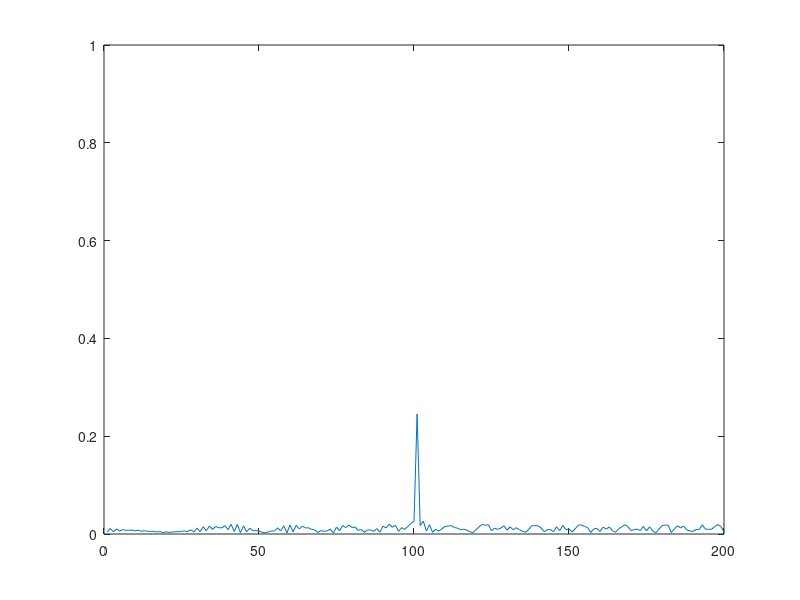
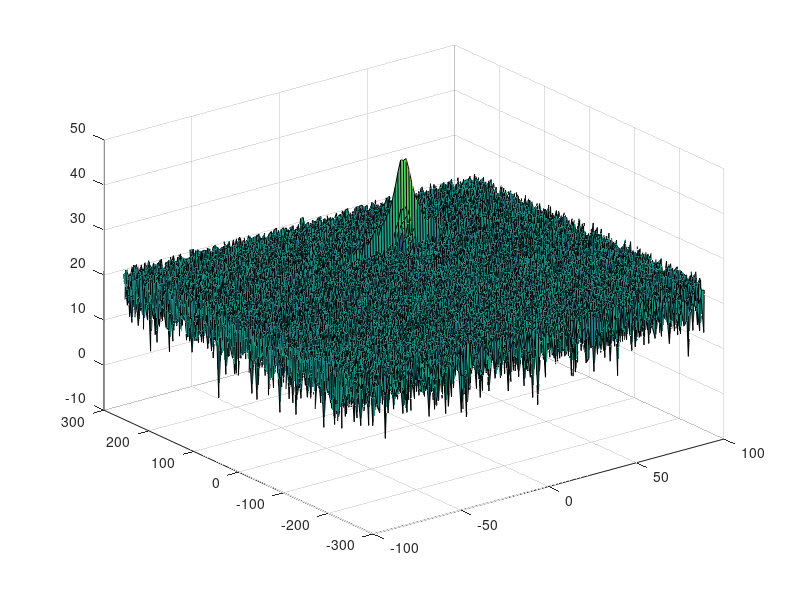

Source code (MATLAB) for these figures, in order: (Note: this script raises an error after producing the figures.)
clear;
clc;

%% Radar Specifications
%%%%%%%%%%%%%%%%%%%%%%%%%%%
% Frequency of operation = 77GHz
% Max Range = 200m
% Range Resolution = 1 m
% Max Velocity = 100 m/s
%%%%%%%%%%%%%%%%%%%%%%%%%%%

%speed of light = 3e8
%% User Defined Range and Velocity of target
% *%TODO* :
% define the target's initial position and velocity. Note : Velocity
% remains contant
Rmax = 200;
Vmax = 100;
Rr = 1;
c = 3e8;

%Target initial range and velocity
Rtarget = 100;
Vtarget = 20;

%% FMCW Waveform Generation

% *%TODO* :
%Design the FMCW waveform by giving the specs of each of its parameters.
% Calculate the Bandwidth (B), Chirp Time (Tchirp) and Slope (slope) of the FMCW
% chirp using the requirements above.
Bsweep = c/2*Rr;

%Operating carrier frequency of Radar
fc= 77e9;             %carrier freq

%Chirp time
Tchirp = 5.5 * 2 * Rmax /c;

%Slope of chirp signal
Slope = Bsweep/Tchirp;

%The number of chirps in one sequence. Its ideal to have 2^ value for the ease of running the FFT
%for Doppler Estimation.
Nd=128;                   % #of doppler cells OR #of sent periods % number of chirps

%The number of samples on each chirp.
Nr=1024;                  %for length of time OR # of range cells

% Timestamp for running the displacement scenario for every sample on each
% chirp
t=linspace(0,Nd*Tchirp,Nr*Nd); %total time for samples


%Creating the vectors for Tx, Rx and Mix based on the total samples input.
Tx=zeros(1,length(t)); %transmitted signal
Rx=zeros(1,length(t)); %received signal
Mix = zeros(1,length(t)); %beat signal

%Similar vectors for range_covered and time delay.
r_t=zeros(1,length(t));
td=zeros(1,length(t));


%% Signal generation and Moving Target simulation
% Running the radar scenario over the time.

for i=1:length(t)
    
    
    % *%TODO* :
    %For each time stamp update the Range of the Target for constant velocity.
    R = Rtarget + Vtarget*t(i);
    % *%TODO* :
    %For each time sample we need update the transmitted and
    %received signal.
    Tx(i) = cos(2*pi*(fc*t(i) + (Slope* t(i)^2/2)));
    tdelay = 2*R/c;   % distance is twice as wave is travelling to and fro
    Rx(i) = cos(2*pi*(fc*(t(i)-tdelay) + (Slope * (t(i)-tdelay)^2/2)));
    
    % *%TODO* :
    %Now by mixing the Transmit and Receive generate the beat signal
    %This is done by element wise matrix multiplication of Transmit and
    %Receiver Signal
    Mix(i) = Tx(i).*Rx(i);
    
end

%% RANGE MEASUREMENT


% *%TODO* :
%reshape the vector into Nr*Nd array. Nr and Nd here would also define the size of
%Range and Doppler FFT respectively.
signal=reshape(Mix,[Nr,Nd]);

% *%TODO* :
%run the FFT on the beat signal along the range bins dimension (Nr) and
%normalize.
sig_fft = fft(signal,Nr);
%sig_fft = normalize(sig_fft,"norm",Nr);
% *%TODO* :
% Take the absolute value of FFT output
sig_fft = abs(sig_fft/Nr);

% *%TODO* :
% Output of FFT is double sided signal, but we are interested in only one side of the spectrum.
% Hence we throw out half of the samples.
Range_FFT = sig_fft(1:Nr/2+1);

%plotting the range
figure ('Name','Range from First FFT')
%subplot(2,1,1)

% *%TODO* :
%Sampling freq
plot(Range_FFT)
axis ([0 200 0 1]);



%% RANGE DOPPLER RESPONSE
% The 2D FFT implementation is already provided here. This will run a 2DFFT
% on the mixed signal (beat signal) output and generate a range doppler
% map.You will implement CFAR on the generated RDM


% Range Doppler Map Generation.

% The output of the 2D FFT is an image that has reponse in the range and
% doppler FFT bins. So, it is important to convert the axis from bin sizes
% to range and doppler based on their Max values.

Mix=reshape(Mix,[Nr,Nd]);

% 2D FFT using the FFT size for both dimensions.
sig_fft2 = fft2(Mix,Nr,Nd);

% Taking just one side of signal from Range dimension.
sig_fft2 = sig_fft2(1:Nr/2,1:Nd);
sig_fft2 = fftshift (sig_fft2);
RDM = abs(sig_fft2);
RDM = 10*log10(RDM);

%use the surf function to plot the output of 2DFFT and to show axis in both
%dimensions
doppler_axis = linspace(-100,100,Nd);
range_axis = linspace(-200,200,Nr/2)*((Nr/2)/400);
figure,surf(doppler_axis,range_axis,RDM);

%% CFAR implementation

%Slide Window through the complete Range Doppler Map

% *%TODO* :
%Select the number of Training Cells in both the dimensions.
Tr = 10;
Td = 8;
% *%TODO* :
%Select the number of Guard Cells in both dimensions around the Cell under
%test (CUT) for accurate estimation
Gr = 4;
Gd = 2;
% *%TODO* :
% offset the threshold by SNR value in dB
offset = 10;
% *%TODO* :
%Create a vector to store noise_level for each iteration on training cells
noise_level = zeros(1,1);
%signal_cfar = zeros(1,1);
signal_cfar = zeros(Nr/2,Nd);
threshold_cfar =zeros(1,1);

Grid_Size = (2*Tr+2*Gr+1)*(2*Td+2*Gd+1);
Ns = size(RDM);

Guard_CUT = (2*Gr+1)*(2*Gd+1);
Train_Cell = Grid_Size - Guard_CUT;
% *%TODO* :
%design a loop such that it slides the CUT across range doppler map by
%giving margins at the edges for Training and Guard Cells.
%For every iteration sum the signal level within all the training
%cells. To sum convert the value from logarithmic to linear using db2pow
%function. Average the summed values for all of the training
%cells used. After averaging convert it back to logarithimic using pow2db.
%Further add the offset to it to determine the threshold. Next, compare the
%signal under CUT with this threshold. If the CUT level > threshold assign
%it a value of 1, else equate it to 0.
for row = 1:(Ns(1)-(2*Gr+2*Tr))
    
    for col = 1:(Ns(2)-(2*Gd+2*Td))
        
        % Use RDM[x,y] as the matrix from the output of 2D FFT for implementing
        % CFAR
        Total_noise = sum(db2pow(RDM(row:row+2*Tr+2*Gr,col:col+2*Td+2*Gd)),'all');
        Guard_noise = sum(db2pow(RDM(row+Tr:row+Tr+2*Gr,col+Td:col+Td+2*Gd)),'all');
        noise_level(row,col) = Total_noise-Guard_noise;
        thresh = (noise_level(row,col))/Train_Cell;
        thresh = pow2db(thresh);
        thresh = thresh + offset;
        threshold_cfar(row+Tr+Gr,col+Td+Gd) = thresh;
        
        signal = RDM(row+Tr+Gr,col+Td+Gd);
        if signal > thresh
            signal = 1;
        else
            signal = 0;
        end
         
        signal_cfar(row+Tr+Gr,col+Td+Gd) = signal;
         
    end
  
end
% *%TODO* :
% The process above will generate a thresholded block, which is smaller
%than the Range Doppler Map as the CUT cannot be located at the edges of
%matrix. Hence,few cells will not be thresholded. To keep the map size same
% set those values to 0.
%signal_cfar=padarray(signal_cfar,[(Tr+Gr)/2,(Td+Gd)/2],0,'both');

%*%TODO* :
%display the CFAR output using the Surf function like we did for Range
%Doppler Response output.
doppler_axis = linspace(-100,100,Nd);
range_axis = linspace(-200,200,Nr/2)*((Nr/2)/400);
figure,surf(doppler_axis,range_axis,signal_cfar);
colorbar;




